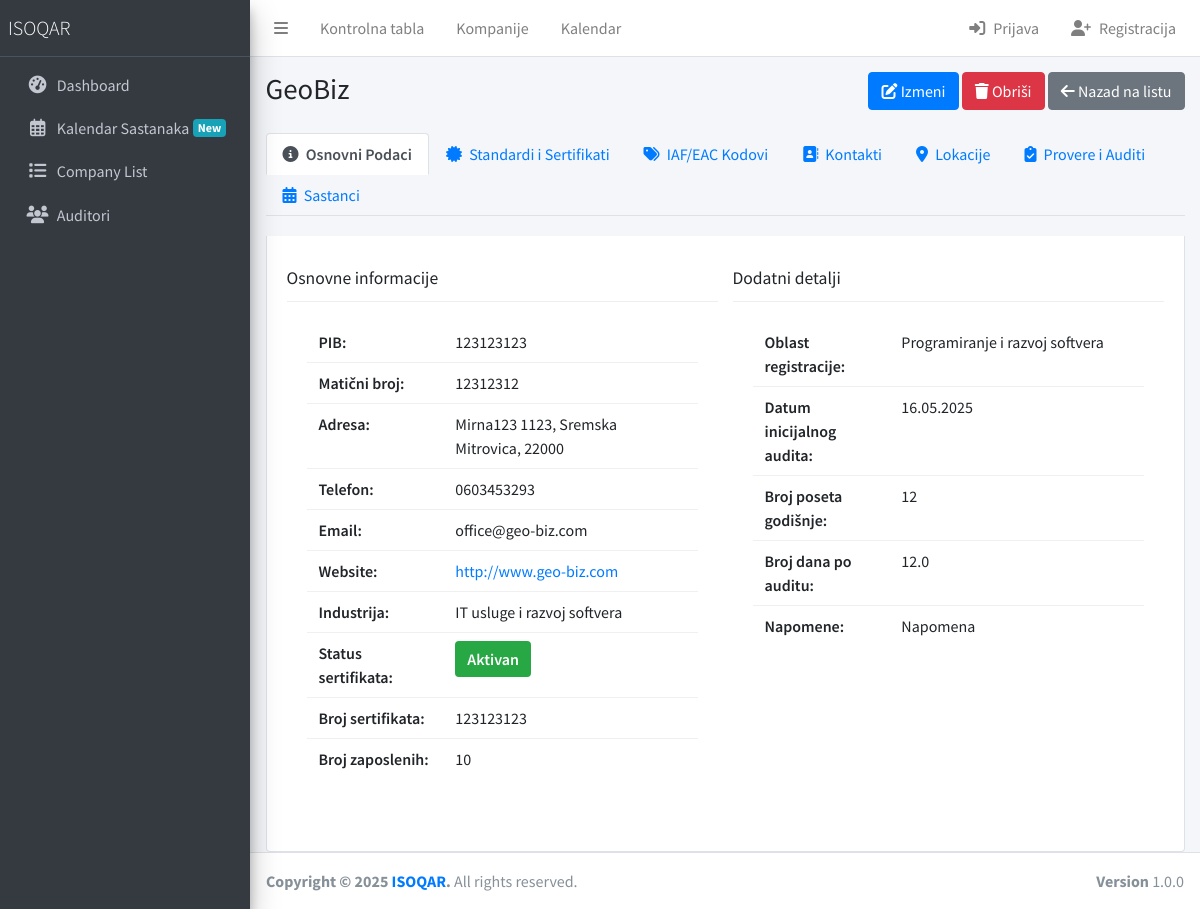
Page /company/companies/2/ on the earlier database version.
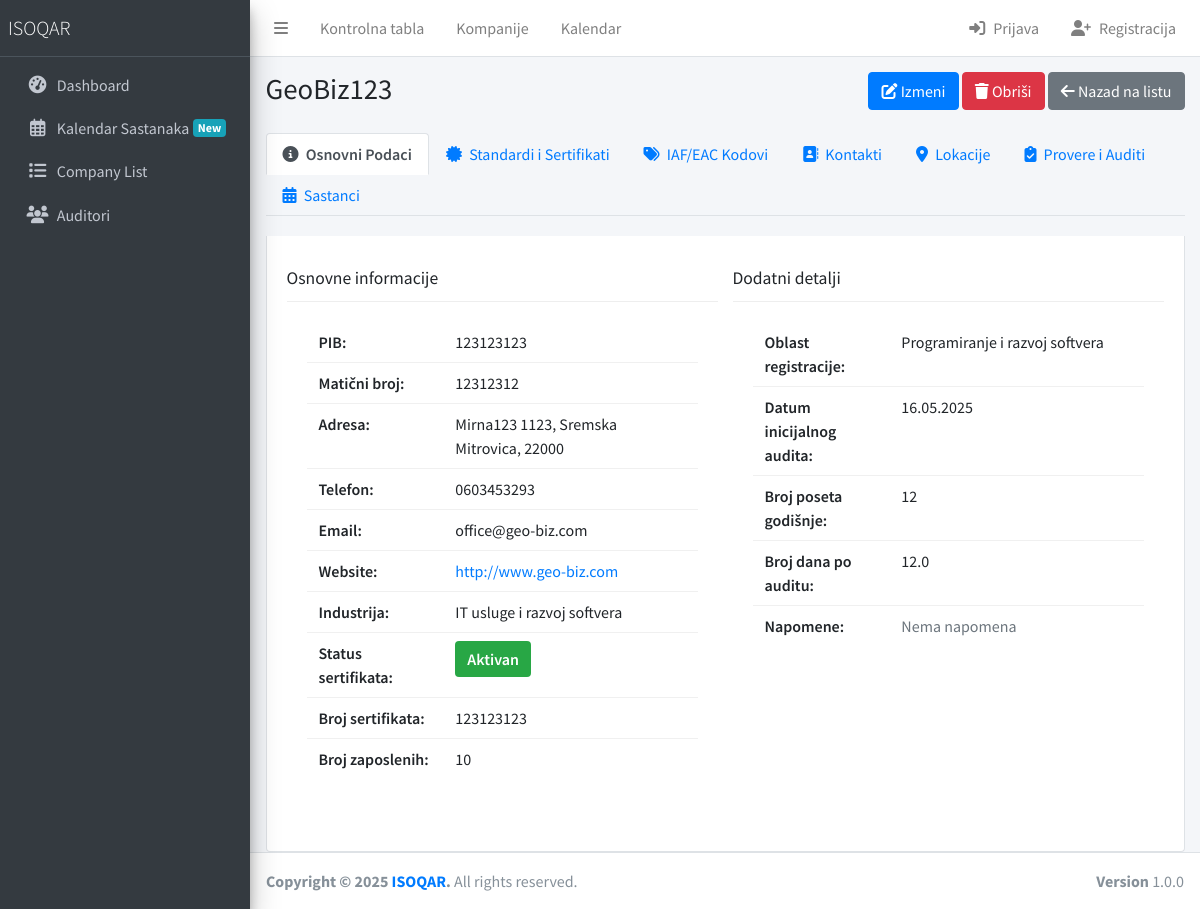
Same page on the later database version.
### company/company_models.py (models this page shows, shortened)
class Company(models.Model):
    STATUS_ACTIVE = 'active'
    STATUS_SUSPENDED = 'suspended'
    STATUS_WITHDRAWN = 'withdrawn'
    STATUS_EXPIRED = 'expired'
    STATUS_PENDING = 'pending'
    STATUS_CANCELLED = 'cancelled'
    CERTIFICATE_STATUS_CHOICES = [
        (STATUS_ACTIVE, _('Aktivan')),
        (STATUS_SUSPENDED, _('Suspendovan')),
        (STATUS_WITHDRAWN, _('Deregistrovan')),
        (STATUS_EXPIRED, _('Istekao')),
        (STATUS_PENDING, _('Na čekanju')),
        (STATUS_CANCELLED, _('Otkazan')),
    ]
    name = models.CharField(_("Naziv kompanije"), max_length=200)
    pib = models.CharField(_("PIB"), max_length=9, blank=True, null=True, validators=[
        RegexValidator(r'^\d{9}$', _('PIB mora sadržati tačno 9 cifara'))
    ])
    mb = models.CharField(_("Matični broj"), max_length=8, blank=True, null=True, validators=[
        RegexValidator(r'^\d{8}$', _('Matični broj mora sadržati tačno 8 cifara'))
    ])
    street = models.CharField(_("Ulica"), max_length=200, blank=True, null=True)
    street_number = models.CharField(_("Broj"), max_length=20, blank=True, null=True)
    city = models.CharField(
        _("Grad"),
        max_length=50,
        choices=SERBIA_CITY_CHOICES,
        help_text=_("Izaberite grad"),
        blank=True,
        null=True
    )
    postal_code = models.CharField(_("Poštanski broj"), max_length=10, blank=True, null=True)
    country = models.CharField(_("Država"), max_length=100, default="Srbija")
    phone = models.CharField(_("Telefon"), max_length=50, blank=True, null=True)
    email = models.EmailField(_("Email"), blank=True, null=True)
    website = models.URLField(_("Web sajt"), blank=True, null=True)
    industry = models.CharField(
        _("Industrija"),
        max_length=50,
        choices=INDUSTRY_CHOICES,
        blank=True,
        null=True,
        help_text=_("Izaberite industriju")
    )
    number_of_employees = models.IntegerField(_("Broj zaposlenih"), blank=True, null=True)
    certificate_status = models.CharField(
        _("Status sertifikata"),
        max_length=50,
        choices=CERTIFICATE_STATUS_CHOICES,
        default=STATUS_PENDING
    )
    certificate_number = models.CharField(_("Broj sertifikata"), max_length=100, blank=True, null=True)
    suspension_until_date = models.DateField(_("Suspenzija do datuma"), blank=True, null=True)
    audit_days = models.DecimalField(_("Broj dana audita"), max_digits=18, decimal_places=1, blank=True, null=True)
    initial_audit_conducted_date = models.DateField(_("Datum inicijalnog audita"), blank=True, null=True)
    visits_per_year = models.DecimalField(_("Poseta godišnje"), max_digits=18, decimal_places=0, blank=True, null=True)
    audit_days_each = models.DecimalField(_("Dana po auditu"), max_digits=18, decimal_places=1, blank=True, null=True)
    oblast_registracije = models.TextField(_("Oblast registracije"), blank=True, null=True, help_text=_("Unesite oblast registracije kompanije"))
    notes = models.TextField(_("Napomene"), blank=True, null=True)
    is_active = models.BooleanField(_("Aktivna"), default=True)
    created_at = models.DateTimeField(_("Kreirano"), default=timezone.now)
    updated_at = models.DateTimeField(_("Ažurirano"), auto_now=True)
    class Meta:
        verbose_name = _("Kompanija")
        verbose_name_plural = _("Kompanije")
        ordering = ['-created_at']

### company/views.py (the view)
# urls.py: path('companies/<int:pk>/', CompanyDetailView.as_view(), name='detail'),
class CompanyDetailView(DetailView):
    model = Company
    template_name = 'company/company-detail.html'
    context_object_name = 'company'
    def get_context_data(self, **kwargs):
        context = super().get_context_data(**kwargs)
        company = self.get_object()
        context['contact_persons'] = company.kontakt_osobe.all().order_by('-is_primary', 'ime_prezime')
        context['standards'] = company.company_standards.all()  # Ispravka: standards -> company_standards
        context['locations'] = company.ostale_lokacije.all()
        context['appointments'] = company.appointments.all().order_by('-start_datetime')[:5]
        context['iaf_eac_codes'] = CompanyIAFEACCode.objects.filter(company=company).select_related('iaf_eac_code')
        try:
            context['audit_info'] = company.naredne_provere.first()
        except:
            context['audit_info'] = None
        return context

### templates/company/company-detail.html (shortened to what the changed rows need)
{% extends "layouts/base.html" %}
{% load static %}
{% block extrastyle %}
<link rel="stylesheet" href="{% static 'css/company/company-detail.css' %}">
{% endblock %}
{% block content %}
{% now "Y-m-d" as today %}
<div class="content-wrapper">
  <div class="content-header">
    <div class="container-fluid">
      <div class="row mb-2">
        <div class="col-sm-6">
          <h1 class="m-0">{{ company.name }}</h1>
        </div>
      </div>
    </div>
  </div>
  <div class="content">
    <div class="container-fluid">
      <div class="tab-content" id="companyTabsContent">
        <div class="tab-pane fade show active" id="info" role="tabpanel" aria-labelledby="info-tab">
          <div class="row">
            <div class="col-md-6">
              <div class="card">
                <div class="card-body">
                  <table class="info-table">
                    <tbody>
                      <tr>
                        <td>PIB:</td>
                        <td>{{ company.pib }}</td>
                      </tr>
                      <tr>
                        <td>Matični broj:</td>
                        <td>{{ company.mb }}</td>
                      </tr>
                      <tr>
                        <td>Adresa:</td>
                        <td>{{ company.street }} {{ company.street_number }}, {{ company.city }}, {{ company.postal_code }}</td>
                      </tr>
                      <tr>
                        <td>Telefon:</td>
                        <td>{{ company.phone|default:"Nije unet" }}</td>
                      </tr>
                      <tr>
                        <td>Email:</td>
                        <td>{{ company.email|default:"Nije unet" }}</td>
                      </tr>
                      <tr>
                        <td>{% if company.website %}<a href="{{ company.website }}" target="_blank">{{ company.website }}</a>{% else %}Nije unet{% endif %}</td>
                      </tr>
                      <tr>
                        <td>Industrija:</td>
                        <td>{{ company.get_industry_display }}</td>
                      </tr>
                      <tr>
                        <td><span class="status-badge status-{{ company.certificate_status }}">{{ company.get_certificate_status_display }}</span></td>
                      </tr>
                      <tr>
                        <td>Broj sertifikata:</td>
                        <td>{% if company.certificate_number %}{{ company.certificate_number }}{% else %}<span class="text-muted">Nije unet</span>{% endif %}</td>
                      </tr>
                      <tr>
                        <td>Broj zaposlenih:</td>
                        <td>{{ company.number_of_employees|default:"Nije unet" }}</td>
                      </tr>
                    </tbody>
                  </table>
            </div>
          </div>
        </div>
            <div class="col-md-6">
              <div class="card">
                <div class="card-body">
                  <table class="info-table">
                    <tbody>
                      <tr>
                        <td>Oblast registracije:</td>
                        <td>{% if company.oblast_registracije %}{{ company.oblast_registracije }}{% else %}<span class="text-muted">Nije uneto</span>{% endif %}</td>
                      </tr>
                      <tr>
                        <td>Datum inicijalnog audita:</td>
                        <td>{% if company.initial_audit_conducted_date %}{{ company.initial_audit_conducted_date|date:"d.m.Y" }}{% else %}<span class="text-muted">Nije uneto</span>{% endif %}</td>
                      </tr>
                      <tr>
                        <td>Broj poseta godišnje:</td>
                        <td>{% if company.visits_per_year %}{{ company.visits_per_year }}{% else %}<span class="text-muted">Nije uneto</span>{% endif %}</td>
                      </tr>
                      <tr>
                        <td>Broj dana po auditu:</td>
                        <td>{% if company.audit_days_each %}{{ company.audit_days_each }}{% else %}<span class="text-muted">Nije uneto</span>{% endif %}</td>
                      </tr>
                      <tr>
                        <td>{% if company.notes %}{{ company.notes|linebreaks }}{% else %}<span class="text-muted">Nema napomena</span>{% endif %}</td>
                      </tr>
                    </tbody>
                  </table>
                </div>
              </div>
            </div>
          </div>
        </div>
      </div>
    </div>
  </div>
</div>
{% endblock %}

Differences in the rows shown:
changed Company "Mirna123": name "GeoBiz" → "GeoBiz123"; notes "Napomena" → (not shown)
Other differences:
text now shown: "Nema napomena"
